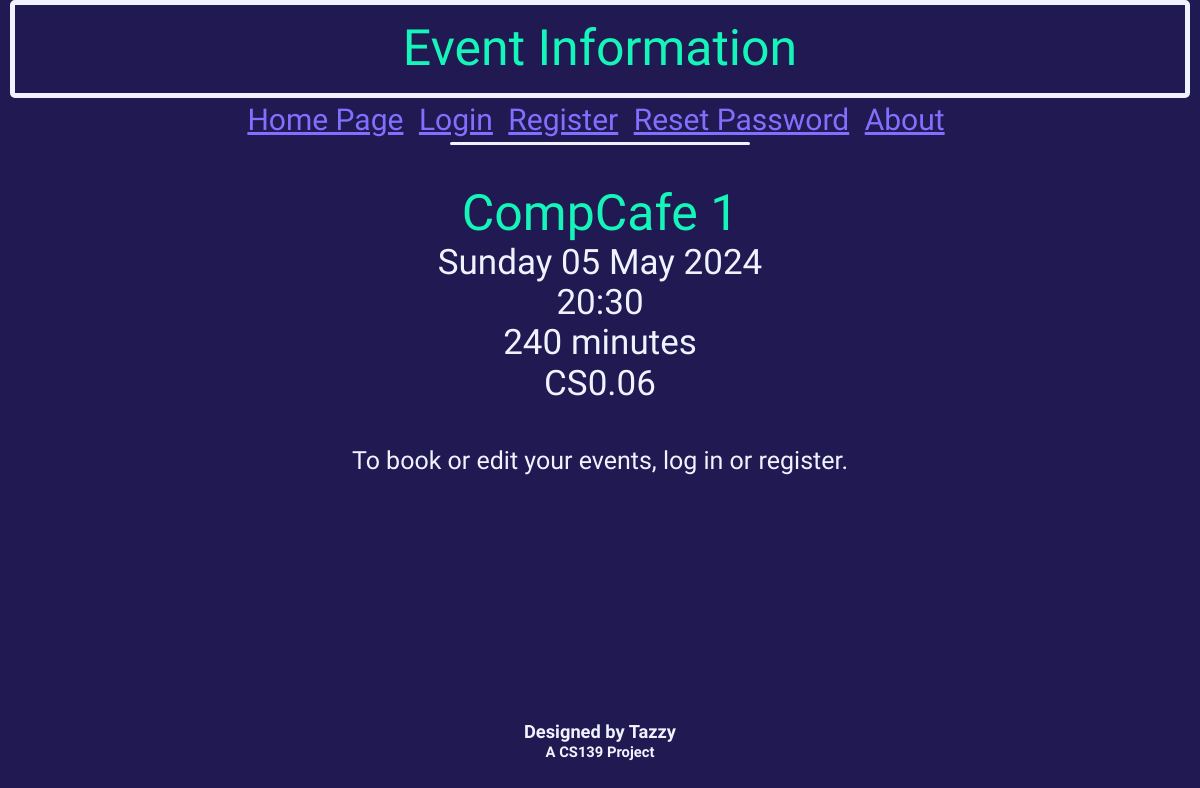
Screenshot of /viewEvent?eventid=1 with the database file from the repository.
### db_definition.py (models this page shows, shortened)
class Event(db.Model):
    __tablename__ = "events"
    event_id = db.Column(db.Integer, primary_key = True)
    name = db.Column(db.String(20))
    dateTime = db.Column(db.DateTime)
    duration = db.Column(db.Integer) # Minutes
    capacity = db.Column(db.Integer)
    ticketsSold = db.Column(db.Integer)
    location = db.Column(db.String(50))

### eventbyte.py (the view)
@app.route('/viewEvent')
def viewEvent():
    updateTickets()
    eventID = request.args.get('eventid') or None
    if not eventID:
        return redirect('/')
    else:
        thisEvent = Event.query.filter_by(event_id=int(eventID)).first()
        if current_user.is_authenticated:
            getTicket = Ticket.query.filter(Ticket.event_id == eventID, Ticket.user_id == current_user.user_id, Ticket.status !='Cancelled').first()
            if thisEvent.dateTime > datetime.datetime.now():
                upcomingEvent = True
                if getTicket is None:
                    eventOwned = False
                else:
                    eventOwned = True
            else:
                eventOwned = False
                upcomingEvent = False
        else:
            eventOwned = False
            upcomingEvent = False
        if eventOwned:
            createBarcode(getTicket.booking_ref)
        return render_template('viewEvent.html', event=thisEvent, eventOwned=eventOwned, upcomingEvent=upcomingEvent)

### eventbyte.py (called while the page is built)
def updateTickets():
    events = Event.query.all()
    for event in events:
        ticketNum = db.session.query(Ticket).where(Ticket.event_id == event.event_id, Ticket.status == "Upcoming").count()
        event.ticketsSold = ticketNum
        if event.ticketsSold >= (0.95 * event.capacity):
            sendEmail(user=User.query.filter_by(userClass="super").first(), event=event, EVENTNEARFULL=True)
        if event.dateTime <= datetime.datetime.now():
            tickets = db.session.query(Ticket).where(Ticket.event_id == event.event_id)
            for ticket in tickets:
                ticket.status = "Completed"
    db.session.commit()

### templates/viewEvent.html (shortened to what this page needs)
{% extends 'base.html' %}
{% block heading %}
    <div class="title subtitle">
        Event Information
    </div>
{% endblock %}
{% block content %}
    <div class="eventInformation">
        <br>
        <span class="titleRef" style="font-size: 50px;">{{ event.name }}</span><br>
        {{ event.dateTime.strftime('%A') }} {{ event.dateTime.strftime('%d') }} {{ event.dateTime.strftime('%b') }} {{ event.dateTime.strftime('%Y') }}<br>
        {{ event.dateTime.strftime('%H') }}:{{ event.dateTime.strftime('%M') }}<br>
        {{ event.duration }} minutes<br>
        {{ event.location }}<br>
        {% if current_user.userClass == "super" %}
            {{ event.capacity - event.ticketsSold }} seats left<br><br>
        {% else %}
            <br>
        {% endif %}
    </div>
        {% if not current_user.is_authenticated %}
            <h3 class="standardContent" style="text-align: center; margin-top: 3px;">To book or edit your events, log in or register.</h3>
        {% endif %}
{% endblock %}

### static/css/retro.css (style rules this page uses)
body { background-color: #211951; }
.title { margin: auto; width: 95%; border: #F0F3FF 5px solid; padding: 15px; font-family: 'Anta', serif; font-size: 70px; color: #15F5BA; border-radius: 5px; text-align: center; position: relative; }
.subtitle { font-size: 50px; }
.standardContent { font-family: 'Kanit', sans-serif; font-weight: 400; font-style: normal; color: #F0F3FF; font-size: 25px; margin-left: 30px; margin-right: 30px; }
.titleRef { color: #15F5BA; font-family: 'Anta', serif; }
.eventInformation { font-family: 'Kanit', sans-serif; font-weight: 400; font-style: normal; font-size: 35px; color: #F0F3FF; width: 80%; margin: auto; text-align: center; }

### rows the page displays
Event: name "CompCafe 1", dateTime "Sunday", dateTime "05", dateTime "May", dateTime "2024", dateTime "20", dateTime "30", duration "240", location "CS0.06"
